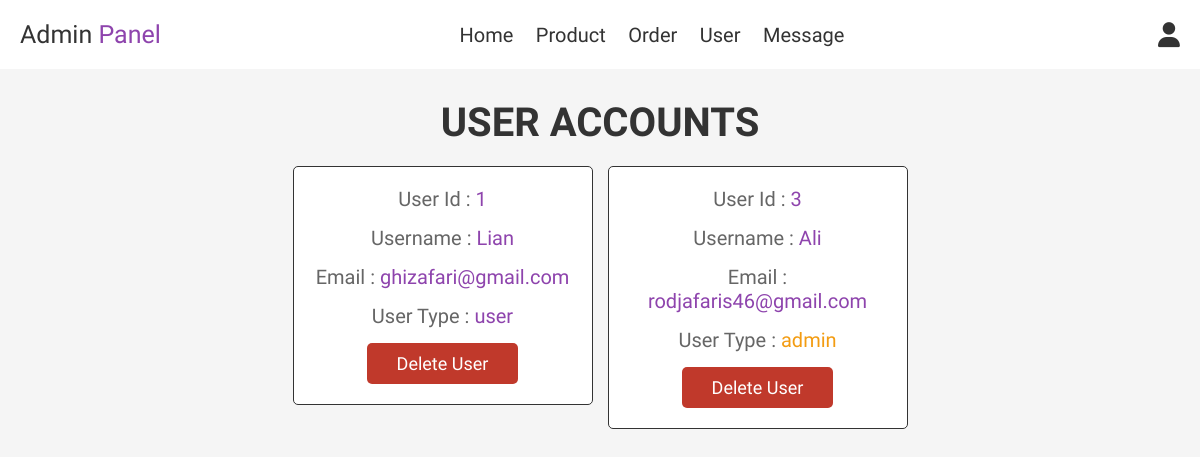
Screenshot of /admin_user.php (signed in) with the database file from the repository.
### tables this page shows
CREATE TABLE `users` (
  `id` int NOT NULL,
  `name` varchar(100) NOT NULL,
  `email` varchar(100) NOT NULL,
  `password` varchar(100) NOT NULL,
  `user_type` varchar(20) NOT NULL DEFAULT 'user'
);

### admin_user.php (the view, shortened to what this page needs)
<?php
include 'config.php';
?>
<!DOCTYPE html>
<html lang="en">
<head>
    <link rel="stylesheet" href="https://cdnjs.cloudflare.com/ajax/libs/font-awesome/6.4.0/css/all.min.css">
    <link rel="stylesheet" href="assets/css/admin_style.css">
</head>
<body>
    <?php include 'admin_header.php'; ?>
    <section class="users">
        <h1 class="title"> User Accounts</h1>
        <div class="box-container">
            <?php
            $select_users = mysqli_query($conn, "SELECT * FROM `users`") or die('query failed');
            while ($fetch_users = mysqli_fetch_assoc($select_users)) {
            ?>
                <div class="box">
                    <p> User Id : <span><?php echo $fetch_users['id']; ?></span> </p>
                    <p> Username : <span><?php echo $fetch_users['name']; ?></span> </p>
                    <p> Email : <span><?php echo $fetch_users['email']; ?></span> </p>
                    <p> User Type : <span style="color:<?php if ($fetch_users['user_type'] == 'admin') {
                                                            echo 'var(--orange)';
                                                        } ?>"><?php echo $fetch_users['user_type']; ?></span> </p>
                    <a href="admin_user.php?delete=<?php echo $fetch_users['id']; ?>" onclick="return confirm('Delete this user?');" class="delete-btn">Delete User</a>
                </div>
            <?php
            };
            ?>
        </div>
    </section>
</body>
</html>

### assets/css/admin_style.css (style rules this page uses)
:root { --purple: #8e44ad; --red: #c0392b; --orange: #f39c12; --black: #333; --white: #fff; --light-color: #666; --light-white: #ccc; --light-bg: #f5f5f5; --border: 0.1rem solid var(--black); --box-shadow: 0.5 rem 1 rem rgba(0, 0, 0, 0.1); }
* { font-family: "Chivo", sans-serif; margin: 0; padding: 0; box-sizing: border-box; outline: none; border: none; text-decoration: none; transition: all 0.2s linear; }
html { font-size: 62.5%; overflow-x: hidden; }
body { background-color: var(--light-bg); }
section { padding: 3rem 2rem; }
.title { text-align: center; margin-bottom: 2rem; text-transform: uppercase; color: var(--black); font-size: 4rem; }
.btn, .option-btn, .delete-btn, .white-btn { display: inline-block; margin-top: 1rem; padding: 1rem 3rem; cursor: pointer; color: var(--white); font-size: 1.8rem; border-radius: 0.5rem; text-transform: capitalize; }
.delete-btn { background-color: var(--red); }
.users .box-container { display: grid; grid-template-columns: repeat(auto-fit, 30rem); justify-content: center; gap: 1.5rem; max-width: 1200px; margin: 0 auto; align-items: flex-start; }
.users .box-container .box { background-color: var(--white); padding: 2rem; border: var(--border); box-shadow: var(--box-shadow); border-radius: 0.5rem; text-align: center; }
.users .box-container .box p { padding-bottom: 1.5rem; font-size: 2rem; color: var(--light-color); }
.users .box-container .box p span { color: var(--purple); }
.users .box-container .box .delete-btn { margin-top: 0; }

### rows the page displays
users: id "1", name "Lian", email "ghizafari@gmail.com", user_type "user"
users: id "3", name "Ali", email "rodjafaris46@gmail.com", user_type "admin"
